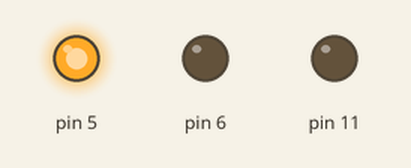
Bench run of a sketch on a simulated Arduino Uno, built with avr-gcc and run on an emulated ATmega328P. Shown: output pins drawn as LEDs (lit = HIGH).

Above: at 0.5 s.
At 1.5 s:
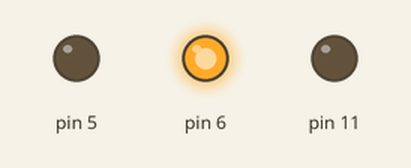
At 5.5 s:
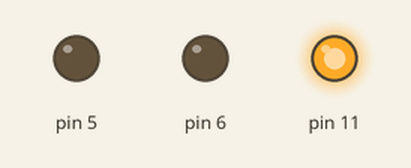
Timing chart, 0 to 6.9 s (numbered marks = the images above):
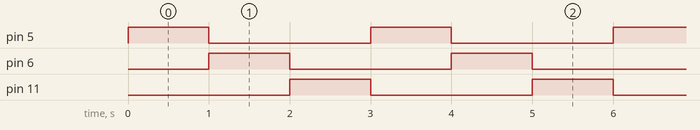

Measured:
- by itself, pin 5, pin 6, pin 11: alternates HIGH for 1.0 s and LOW for 2.0 s
- by itself, everything shown: repeats every 3.0 s, in 3 steps

The sketch:

2_1_3.ino
```cpp
void setup() {
  pinMode(5,OUTPUT);
  pinMode(6,OUTPUT);
  pinMode(11,OUTPUT);
}

void loop() {
  digitalWrite(5,HIGH);
  digitalWrite(6,LOW);
  digitalWrite(11,LOW);
  delay(1000);
  digitalWrite(5,LOW);
  digitalWrite(6,HIGH);
  digitalWrite(11,LOW);
  delay(1000);
  digitalWrite(5,LOW);
  digitalWrite(6,LOW);
  digitalWrite(11,HIGH);
  delay(1000);
}
//2_1_3.ino
```
